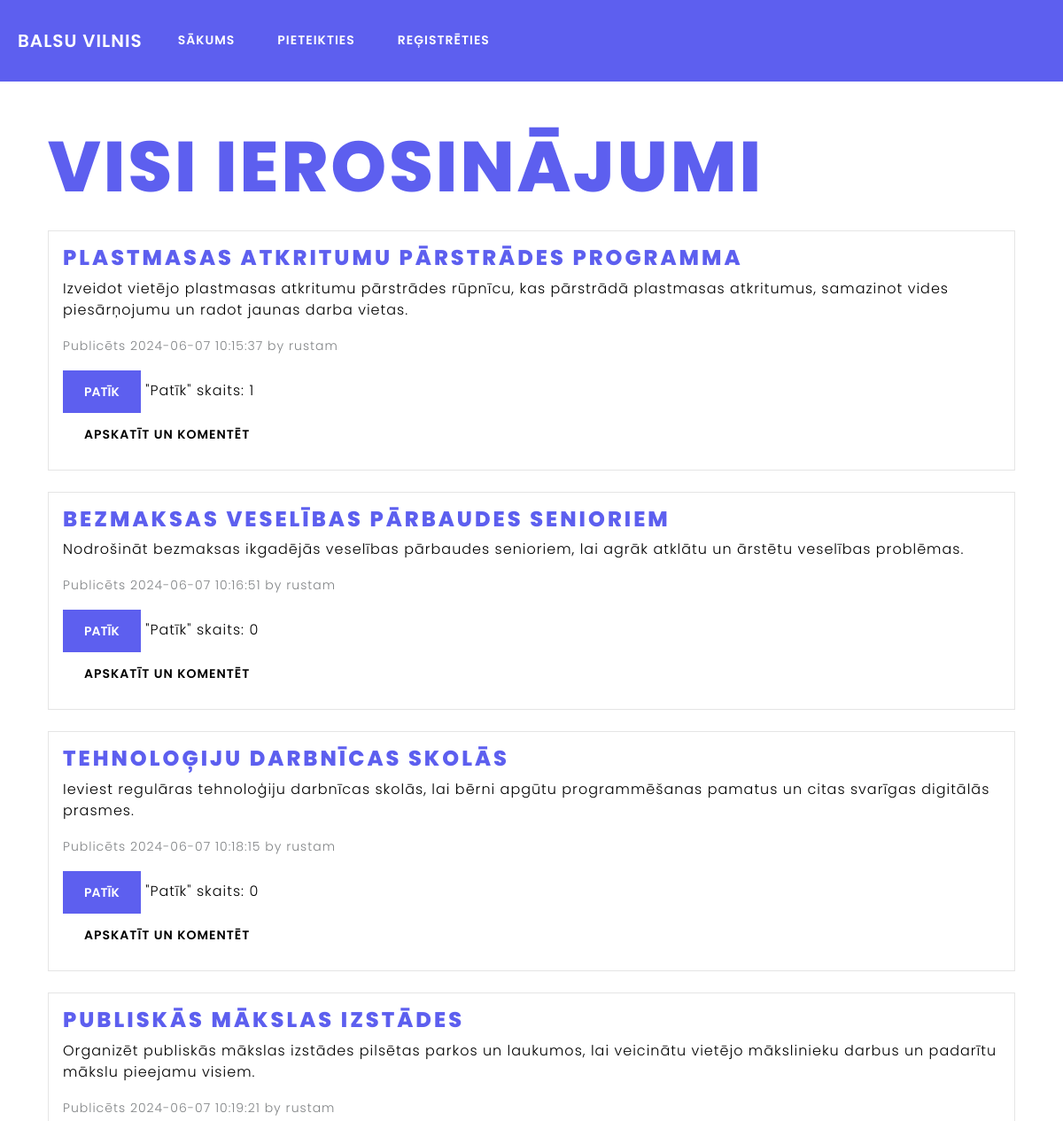
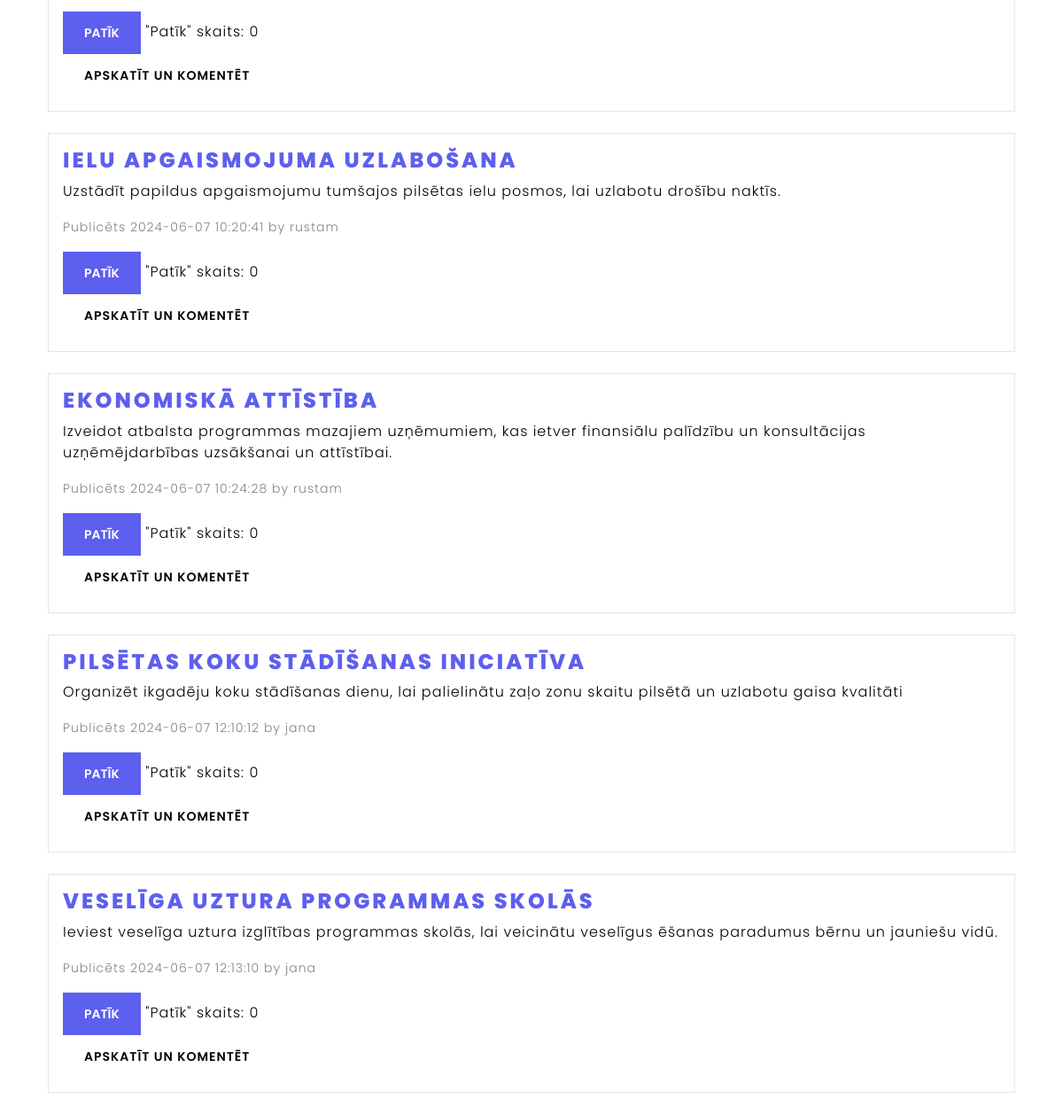
The page /rang on the database its author committed (2 pictures, top to bottom).
### models.py (models this page shows, shortened)
class Idea(db.Model):
    id = db.Column(db.Integer, primary_key=True)
    title = db.Column(db.String(200), nullable=False)
    description = db.Column(db.Text, nullable=False)
    category = db.Column(db.String(100), nullable=False)
    date_posted = db.Column(db.DateTime, nullable=False, default=datetime.utcnow)
    user_id = db.Column(db.Integer, db.ForeignKey('user.id'), nullable=False)
    user = db.relationship('User', backref=db.backref('ideas', lazy=True))
    likes = db.relationship('Like', backref='idea', lazy=True)
    comments = db.relationship('Comment', backref='parent_idea', lazy=True)
    idea_votes = db.relationship('Vote', backref='parent_idea_votes', lazy=True)  # Renamed backref to 'parent_idea_votes'
    voting_options = db.relationship('VotingOption', backref='idea', lazy=True)

class User(db.Model, UserMixin):
    id = db.Column(db.Integer, primary_key=True)
    username = db.Column(db.String(150), unique=True, nullable=False)
    email = db.Column(db.String(150), unique=True, nullable=True)
    password = db.Column(db.String(200), nullable=False)
    role = db.Column(db.String(50), nullable=False)
    confirmed = db.Column(db.Boolean, default=False)
    confirmed_on = db.Column(db.DateTime, nullable=True)
    bio = db.Column(db.Text, nullable=True)
    avatar = db.Column(db.String(200), nullable=True)

### app.py (the view)
    @app.route('/rang')
    def rang():
        all_ideas = Idea.query.all()
        like_form = LikeForm()
        return render_template('rang.html', ideas=all_ideas, form=like_form)

### templates/rang.html (shortened to what this page needs)
{% extends "base.html" %}
{% block content %}
<div class="container mt-4">
    <h1 class="mb-4">Visi ierosinājumi</h1>
    {% for idea in ideas %}
        <div class="card bg-light mb-4">
            <div class="card-body">
                <h5 class="card-title">{{ idea.title }}</h5>
                <p class="card-text">{{ idea.description }}</p>
                <p class="card-text"><small class="text-muted">Publicēts {{ idea.date_posted.strftime('%Y-%m-%d %H:%M:%S') }} by {{ idea.user.username }}</small></p>
                <form action="{{ url_for('like_idea', idea_id=idea.id) }}" method="POST">
                    <button type="submit" class="btn btn-primary">Patīk</button>
                    <span>"Patīk" skaits: {{ idea.likes|length }}</span>
                </form>
                <a href="{{ url_for('view_idea', idea_id=idea.id) }}" class="btn btn-secondary">Apskatīt un komentēt</a>
            </div>
        </div>
    {% endfor %}
</div>
{% endblock %}

### templates/base.html (shortened to what this page needs)
<!DOCTYPE html>
<html lang="en">
<head>
    <link rel="stylesheet" href="https://cdn.jsdelivr.net/npm/bootswatch@5/dist/lux/bootstrap.min.css">
</head>
<body>
    <nav class="navbar navbar-expand-lg navbar-dark">
        <a class="navbar-brand" href="{{ url_for('home') }}">Balsu Vilnis</a>
        <div class="collapse navbar-collapse" id="navbarNav">
            <ul class="navbar-nav ml-auto">
                <li class="nav-item">
                    <a class="nav-link" href="{{ url_for('home') }}">Sākums</a>
                </li>
                {% if current_user.is_authenticated %}
                    <li class="nav-item">
                        <a class="nav-link" href="{{ url_for('rang') }}">Rangs</a>
                    </li>
                    <li class="nav-item">
                        <a class="nav-link" href="{{ url_for('dashboard') }}">Mans profils</a>
                    </li>
                    <li class="nav-item">
                        <a class="nav-link" href="{{ url_for('logout') }}">Iziet</a>
                    </li>
                {% else %}
                    <li class="nav-item">
                        <a class="nav-link" href="{{ url_for('login') }}">Pieteikties</a>
                    </li>
                    <li class="nav-item">
                        <a class="nav-link" href="{{ url_for('registration') }}">Reģistrēties</a>
                    </li>
                {% endif %}
            </ul>
        </div>
    </nav>
    <div class="container mt-5">
        {% block content %}{% endblock %}
    </div>
</body>
</html>

### templates/base.html (style rules this page uses)
:root { --primary-color: #5D5FEF; --primary-color-dark: #4a4dcc; }
body { font-family: 'Poppins', sans-serif; }
h1, .h1, h2, .h2, h3, .h3, h4, .h4, h5, .h5, h6, .h6 { font-family: 'Poppins', sans-serif; color: var(--primary-color) !important; font-weight: 800; }
h1, .h1 { font-size: 5rem; }
h5, .h5 { font-size: 1.5rem; }
.card { background-color: #f8f9fa; color: #000; }
.navbar-dark .navbar-nav .nav-link { color: #fff; }
.btn-primary { background-color: var(--primary-color); border-color: var(--primary-color); }
.navbar-dark { background-color: var(--primary-color) !important; }
.navbar-brand { color: #fff !important; padding-left: 20px; }

### rows shown on the page
Idea: title "PLASTMASAS ATKRITUMU PĀRSTRĀDES PROGRAMMA", description "Izveidot vietējo plastmasas atkritumu pārstrādes rūpnīcu, kas pārstrādā plastmasas atkritumus, samazinot vides piesārņojumu un radot jaunas darba vietas.", date_posted "2024-06-07 10:15:37", user.username "rustam", likes|length "1"
Idea: title "BEZMAKSAS VESELĪBAS PĀRBAUDES SENIORIEM", description "Nodrošināt bezmaksas ikgadējās veselības pārbaudes senioriem, lai agrāk atklātu un ārstētu veselības problēmas.", date_posted "2024-06-07 10:16:51", user.username "rustam", likes|length "0"
Idea: title "TEHNOLOĢIJU DARBNĪCAS SKOLĀS", description "Ieviest regulāras tehnoloģiju darbnīcas skolās, lai bērni apgūtu programmēšanas pamatus un citas svarīgas digitālās prasmes.", date_posted "2024-06-07 10:18:15", user.username "rustam", likes|length "0"
Idea: title "PUBLISKĀS MĀKSLAS IZSTĀDES", description "Organizēt publiskās mākslas izstādes pilsētas parkos un laukumos, lai veicinātu vietējo mākslinieku darbus un padarītu mākslu pieejamu visiem.", date_posted "2024-06-07 10:19:21", user.username "rustam", likes|length "0"
Idea: title "IELU APGAISMOJUMA UZLABOŠANA", description "Uzstādīt papildus apgaismojumu tumšajos pilsētas ielu posmos, lai uzlabotu drošību naktīs.", date_posted "2024-06-07 10:20:41", user.username "rustam", likes|length "0"
Idea: title "EKONOMISKĀ ATTĪSTĪBA", description "Izveidot atbalsta programmas mazajiem uzņēmumiem, kas ietver finansiālu palīdzību un konsultācijas uzņēmējdarbības uzsākšanai un attīstībai.", date_posted "2024-06-07 10:24:28", user.username "rustam", likes|length "0"
Idea: title "PILSĒTAS KOKU STĀDĪŠANAS INICIATĪVA", description "Organizēt ikgadēju koku stādīšanas dienu, lai palielinātu zaļo zonu skaitu pilsētā un uzlabotu gaisa kvalitāti", date_posted "2024-06-07 12:10:12", user.username "jana", likes|length "0"
Idea: title "VESELĪGA UZTURA PROGRAMMAS SKOLĀS", description "Ieviest veselīga uztura izglītības programmas skolās, lai veicinātu veselīgus ēšanas paradumus bērnu un jauniešu vidū.", date_posted "2024-06-07 12:13:10", user.username "jana", likes|length "0"
